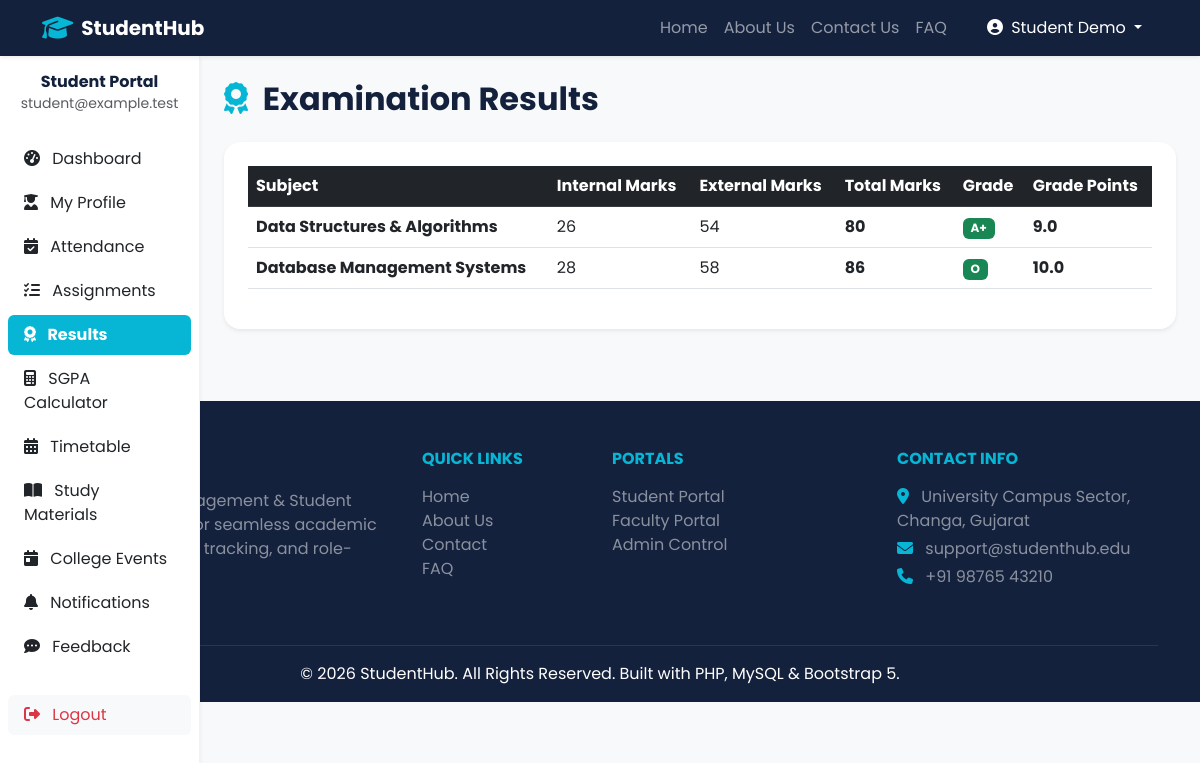
Screenshot of /dashboard/results.php (signed in) with the database file from the repository.
### tables this page shows
CREATE TABLE results (
    id INT AUTO_INCREMENT PRIMARY KEY,
    student_id INT NOT NULL,
    subject_name VARCHAR(100) NOT NULL,
    internal_marks INT NOT NULL,
    external_marks INT NOT NULL,
    total_marks INT NOT NULL,
    grade VARCHAR(5) NOT NULL,
    grade_points DECIMAL(3,1) NOT NULL,
    FOREIGN KEY (student_id) REFERENCES students(id) ON DELETE CASCADE
);

### dashboard/results.php (the view, shortened to what this page needs)
<?php
require_once '../config/db.php';
$user_id = $_SESSION['user_id'];
$stmt = $pdo->prepare("SELECT id FROM students WHERE user_id = ?");
$stmt->execute([$user_id]);
$student = $stmt->fetch();
$student_id = $student['id'] ?? 0;
$stmt = $pdo->prepare("SELECT * FROM results WHERE student_id = ?");
$stmt->execute([$student_id]);
$results = $stmt->fetchAll();
require_once '../includes/header.php';
?>
<div class="container-fluid">
    <div class="row">
        <?php include '../includes/sidebar.php'; ?>
        <main class="col-md-9 ms-sm-auto col-lg-10 px-md-4 py-4">
            <h2 class="fw-bold text-navy mb-4"><i class="fas fa-award text-cyan me-2"></i> Examination Results</h2>
            <div class="card border-0 shadow-sm rounded-4 p-4">
                <div class="table-responsive">
                    <table class="table table-hover align-middle">
                        <thead class="table-dark bg-navy">
                            <tr>
                                <th>Subject</th>
                                <th>Internal Marks</th>
                                <th>External Marks</th>
                                <th>Total Marks</th>
                                <th>Grade</th>
                                <th>Grade Points</th>
                            </tr>
                        </thead>
                        <tbody>
                            <?php if(empty($results)): ?>
                                <tr><td colspan="6" class="text-center text-muted py-4">No examination results published yet.</td></tr>
                            <?php else: ?>
                                <?php foreach($results as $res): ?>
                                <tr>
                                    <td class="fw-bold"><?= htmlspecialchars($res['subject_name']) ?></td>
                                    <td><?= $res['internal_marks'] ?></td>
                                    <td><?= $res['external_marks'] ?></td>
                                    <td class="fw-bold"><?= $res['total_marks'] ?></td>
                                    <td><span class="badge bg-success"><?= $res['grade'] ?></span></td>
                                    <td class="fw-bold"><?= $res['grade_points'] ?></td>
                                </tr>
                                <?php endforeach; ?>
                            <?php endif; ?>
                        </tbody>
                    </table>
                </div>
            </div>
        </main>
    </div>
</div>
<?php require_once '../includes/footer.php'; ?>

### assets/css/style.css (style rules this page uses)
:root { --navy: #14213D; --royal-blue: #2563EB; --cyan: #06B6D4; --light-grey: #F8FAFC; }
body { font-family: 'Poppins', sans-serif; background-color: var(--light-grey); color: var(--navy); }
.bg-navy { background-color: var(--navy) !important; }
.text-navy { color: var(--navy) !important; }
.text-cyan { color: var(--cyan) !important; }

### rows the page displays
results: subject_name "Data Structures & Algorithms", internal_marks "26", external_marks "54", total_marks "80", grade "A+", grade_points "9.0"
results: subject_name "Database Management Systems", internal_marks "28", external_marks "58", total_marks "86", grade "O", grade_points "10.0"

### other values shown
SITE_NAME "StudentHub"
$_SESSION['name'] "Student Demo"
$_SESSION['email'] "student@example.test"
